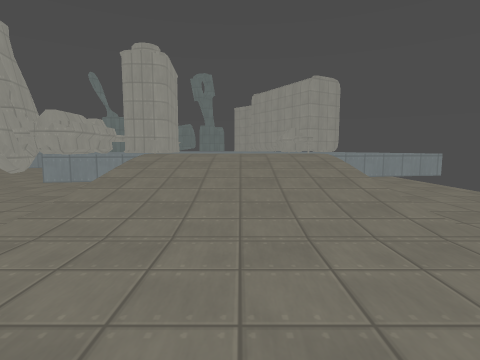
view 1 (above)

20 first-person views from a walk through a Godot game level. The camera is 1.3 m above the floor, tilts 6° down and sees 80° across. The floor is counted in squares, 2 m on a side. Each view is taken from the middle of a square. On the plan, view 1 faces up. The plan holds only what a view shows up to about 9 squares ahead; the rest is blank. The place goes on beyond the plan. Surface patterns are stand-ins for the level's own textures.

view 2
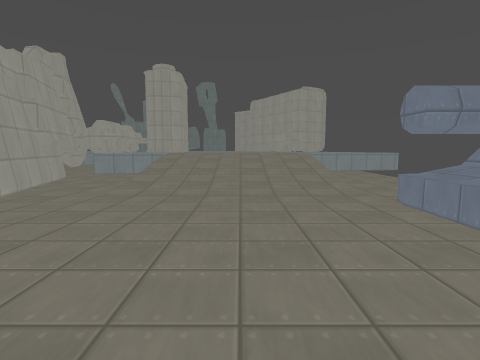

view 3
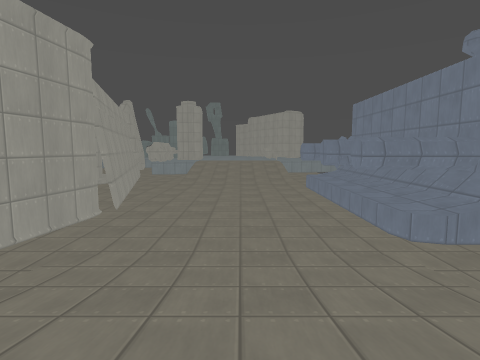

view 4
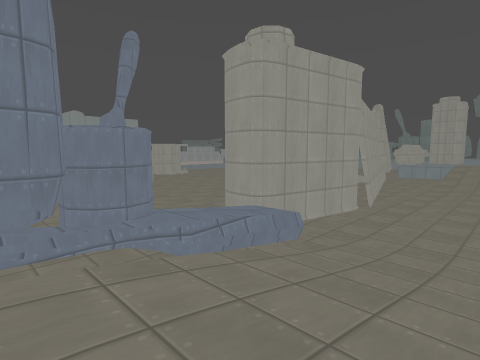

view 5
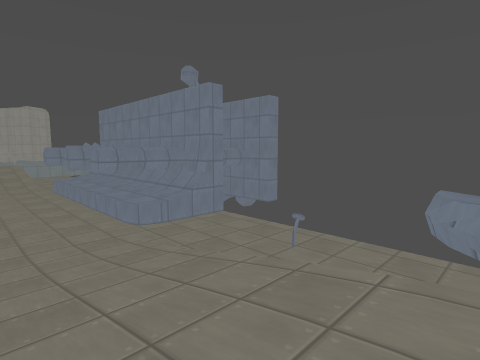

view 6
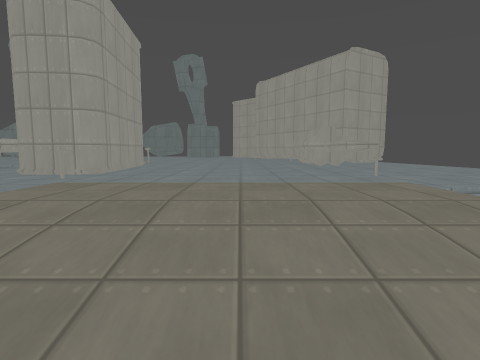

view 7
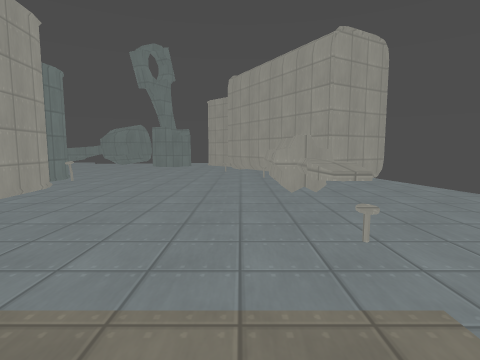

view 8
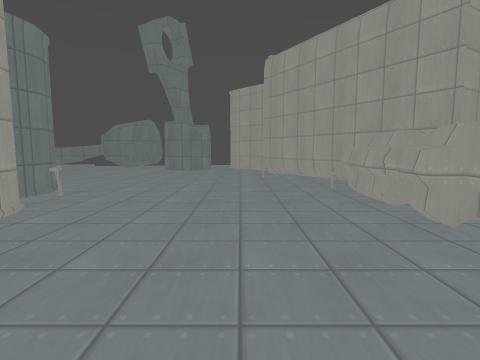

view 9
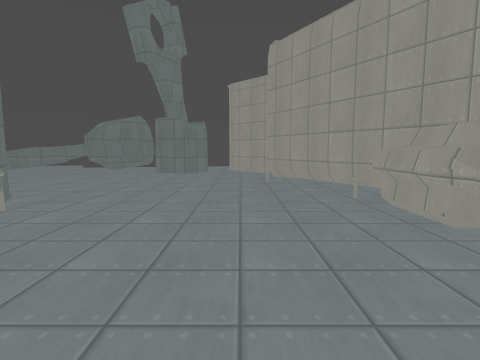

view 10
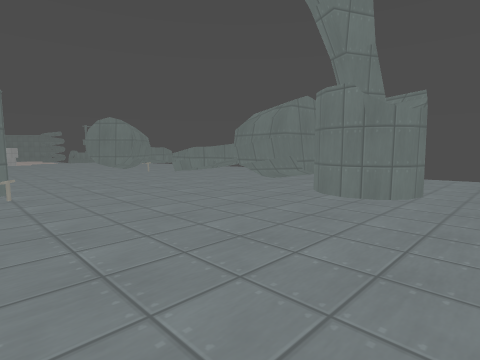

view 11
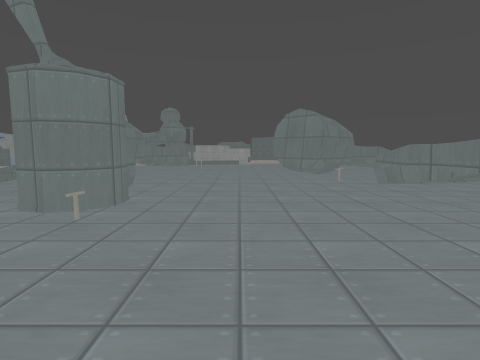

view 12
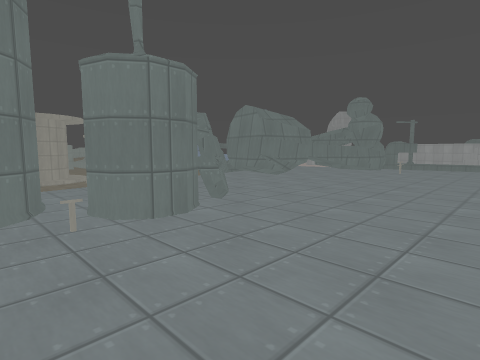

view 13
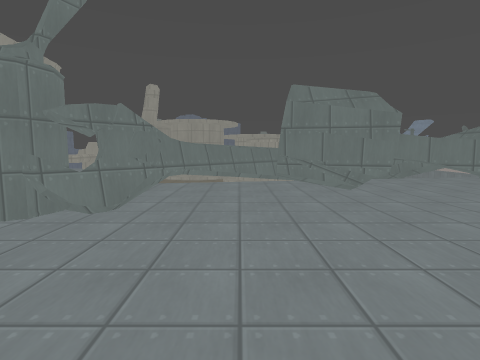

view 14
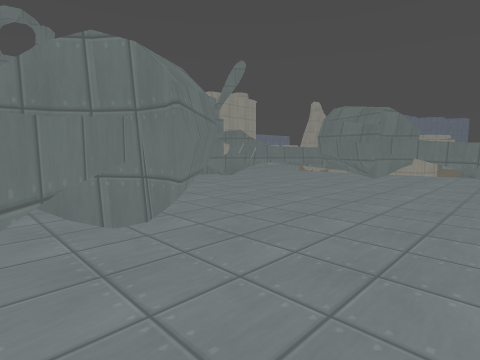

view 15
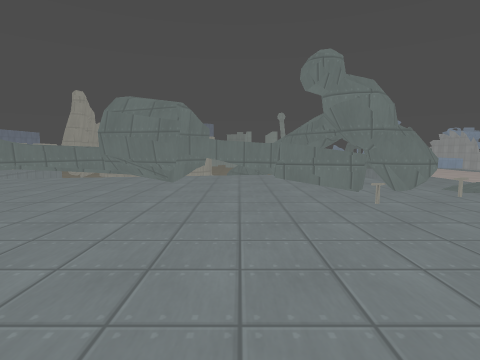

view 16
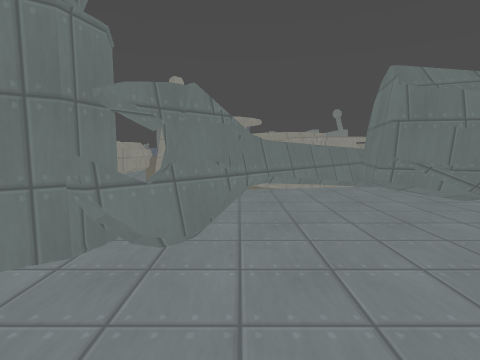

view 17
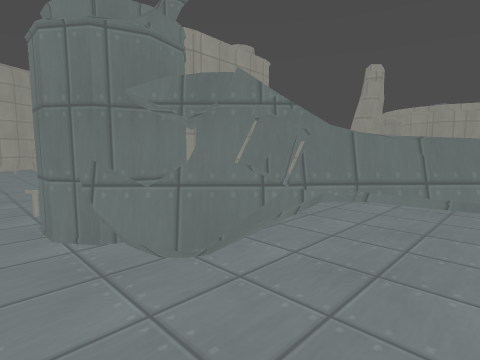

view 18
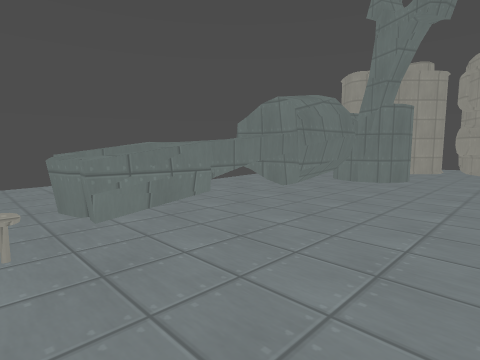

view 19
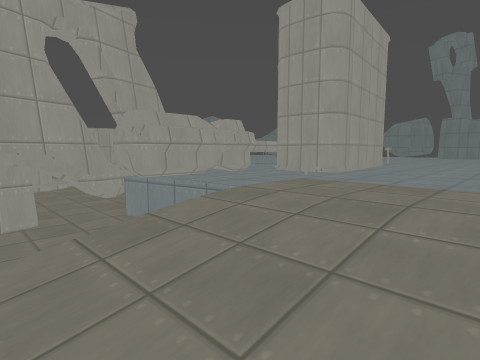

view 20
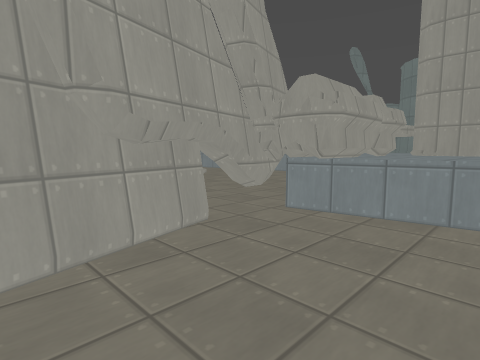

### Floor plan
Key: @ floor where view 1 was taken; # wall or solid block; x gap in a wall; . main floor; : floor 0.25 m higher than the main floor; - floor 1 m lower than the main floor; / step, stairs or slope; = window, fence, low wall or low ledge; ^ raised ledge; v drop or lower ground.
Columns run from 14 left of view 1 to 4 right of it. Each row starts with its distance up from view 1.
 19    ^
 18   .^## #########
 17   ..#####...##.#
 16   ...#.........##
 15 ...............##
 14 ................#
 13 #.^....####.....###
 12 ##^x##x#####....##.
 11   #^##==  ##....#..
 10   #^^#--   #....=..
  9   -#----- ^#....^..
  8    #/#----^...../..
  7     ## --###.::://
  6      //--##=.:::/-
  5       #---#-/////-
  4          /#-/////-
  3           #-/////-
  2           ##------
  1            #----^#
  0            #--@-^^
 -1            #----=#
 -2            #----^^
 -3       ---- #----=##
 -4       ---- #------#
 -5         /- ^^///--
 -6           #^^///-=
 -7           ##^///--
 -8            #v...=

Where each view was taken, in squares from view 1:
view 1: 0 up, 0 right, facing up
view 2: 2 down, 0 right, facing up
view 3: 7 down, 0 right, facing up
view 4: 8 down, 0 right, facing up-left
view 5: 8 down, 0 right, facing up-right
view 6: 4 up, 0 right, facing up
view 7: 6 up, 1 right, facing up
view 8: 8 up, 0 right, facing up
view 9: 9 up, 0 right, facing up
view 10: 13 up, 0 right, facing up-left
view 11: 15 up, 2 left, facing left
view 12: 16 up, 4 left, facing down-left
view 13: 16 up, 8 left, facing down
view 14: 18 up, 12 left, facing down-right
view 15: 17 up, 11 left, facing down
view 16: 15 up, 7 left, facing down
view 17: 14 up, 8 left, facing down-right
view 18: 15 up, 8 left, facing up-right
view 19: 4 up, 0 right, facing up-left
view 20: 3 up, 2 left, facing up-left
